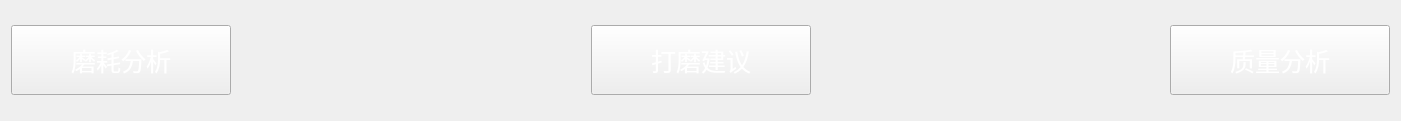
           <widget class="QWidget" name="layoutWidget">
            <property name="geometry">
             <rect>
              <x>31</x>
              <y>811</y>
              <width>1401</width>
              <height>121</height>
             </rect>
            </property>
            <layout class="QHBoxLayout" name="horizontalLayout_47">
             <item>
              <widget class="QPushButton" name="btn_abraAnalysis">
               <property name="minimumSize">
                <size>
                 <width>220</width>
                 <height>70</height>
                </size>
               </property>
               <property name="font">
                <font>
                 <family>黑体</family>
                 <pointsize>19</pointsize>
                </font>
               </property>
               <property name="styleSheet">
                <string notr="true">border-image: url(:/SCRail/Resources/ImageFolder/n2.png);
color: rgb(255, 255, 255);</string>
               </property>
               <property name="text">
                <string>磨耗分析</string>
               </property>
              </widget>
             </item>
             <item>
              <spacer name="horizontalSpacer_3">
               <property name="orientation">
                <enum>Qt::Horizontal</enum>
               </property>
               <property name="sizeHint" stdset="0">
                <size>
                 <width>118</width>
                 <height>20</height>
                </size>
               </property>
              </spacer>
             </item>
             <item>
              <widget class="QPushButton" name="btn_grindAdvice">
               <property name="minimumSize">
                <size>
                 <width>220</width>
                 <height>70</height>
                </size>
               </property>
               <property name="font">
                <font>
                 <family>黑体</family>
                 <pointsize>19</pointsize>
                </font>
               </property>
               <property name="styleSheet">
                <string notr="true">border-image: url(:/SCRail/Resources/ImageFolder/n2.png);
color: rgb(255, 255, 255);</string>
               </property>
               <property name="text">
                <string>打磨建议</string>
               </property>
              </widget>
             </item>
             <item>
              <spacer name="horizontalSpacer_4">
               <property name="orientation">
                <enum>Qt::Horizontal</enum>
               </property>
               <property name="sizeHint" stdset="0">
                <size>
                 <width>118</width>
                 <height>20</height>
                </size>
               </property>
              </spacer>
             </item>
             <item>
              <widget class="QPushButton" name="btn_qualityAnalysis">
               <property name="minimumSize">
                <size>
                 <width>220</width>
                 <height>70</height>
                </size>
               </property>
               <property name="font">
                <font>
                 <family>黑体</family>
                 <pointsize>19</pointsize>
                </font>
               </property>
               <property name="styleSheet">
                <string notr="true">border-image: url(:/SCRail/Resources/ImageFolder/n2.png);
color: rgb(255, 255, 255);</string>
               </property>
               <property name="text">
                <string>质量分析</string>
               </property>
              </widget>
             </item>
            </layout>
           </widget>
